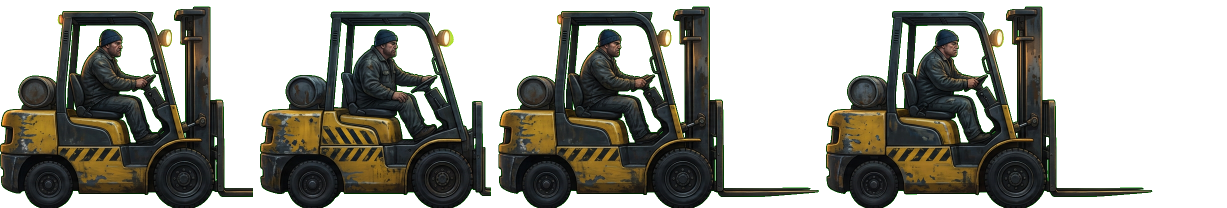
#> input picture code/props_5/l5p_forklift.png, 2454 x 416 px (shown at 1/2 size); its folder holds 4 pictures in this run
$ python seg.py
#> lines starting #> are read from the running program, lines starting #| are printed output that depends on the picture; after the words box and inside, x2 and y2 are one past the last pixel; in counts of white or black regions, pixels touching at a corner belong together
# connected components on the keyed generations -> list bboxes
import numpy as np
from PIL import Image
from scipy import ndimage
for n in ['forklift','props','shutter']:
    a=np.array(Image.open(f'l5p_{n}.png'))
#> a is the input picture: shape (416, 2454, 4); mean R, G, B, A 26.5, 25.9, 19, 125.3
    m=a[...,3]>40
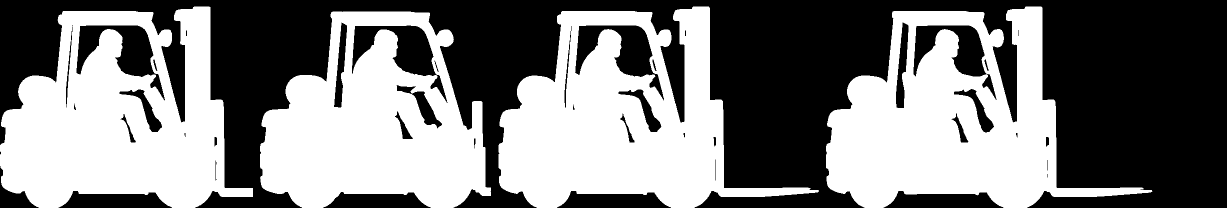
#> m: shape (416, 2454) bool (shown at 1/2 size); 49.1% white; 4 white regions, box (x1, y1, x2, y2) and area: (1652, 13, 2305, 416) 130129, (997, 13, 1638, 416) 129119, (0, 13, 506, 416) 126693, (520, 23, 982, 416) 115682
    lab,k=ndimage.label(ndimage.binary_dilation(m,iterations=3))
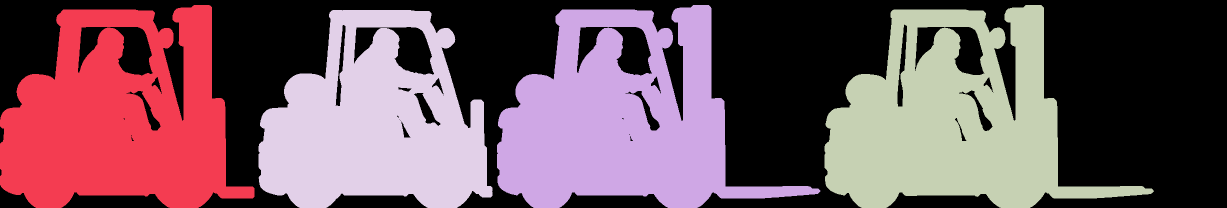
#> lab: shape (416, 2454) int32 (shown at 1/2 size); 5 distinct labels, from 0 to 4; one colour per label, 0 black
#> k = 4
    objs=ndimage.find_objects(lab)
#> objs = 4 items
    out=[]
    for i,s in enumerate(objs):
        area=(lab[s]==i+1).sum()
        if area<800: continue
        out.append((s[1].start,s[0].start,s[1].stop-s[1].start,s[0].stop-s[0].start,int(area)))
#> this loop made 4 passes
#> area on passes 1 to 4: 136627, 139956, 141668, 124884
#> after the loop, out = [(0, 10, 509, 406, 136627), (994, 10, 647, 406, 139956), (1649, 10, 659, 406, 141668), (517, 20, 468, 396, 124884)]
    print(n,sorted(out))
#| forklift [(0, 10, 509, 406, 136627), (517, 20, 468, 396, 124884), (994, 10, 647, 406, 139956), (1649, 10, 659, 406, 141668)]
#> pass 2 of the loop `for n in ['forklift','props','shutter']:`:
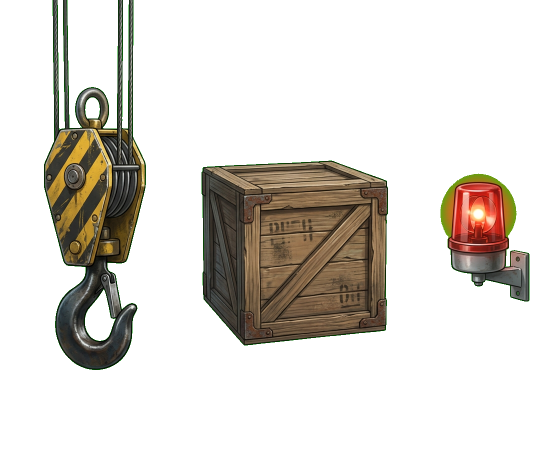
#> input picture code/props_5/l5p_props.png, 1114 x 944 px (shown at 1/2 size)
#> a is the input picture: shape (944, 1114, 4); mean R, G, B, A 22.9, 19.1, 13.5, 57
#> `m=a[...,3]>40`:
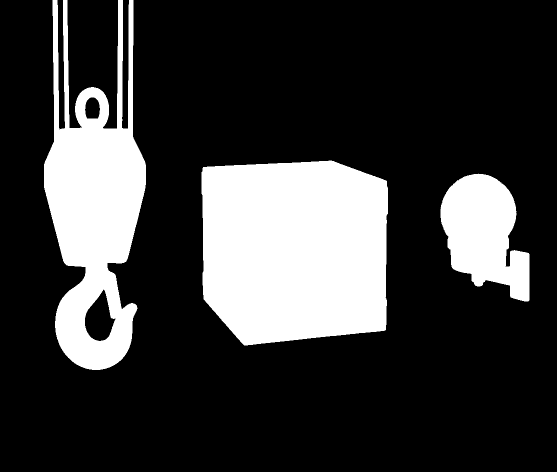
#> m: shape (944, 1114) bool (shown at 1/2 size); 22.3% white; 3 white regions, box (x1, y1, x2, y2) and area: (403, 321, 776, 691) 124081, (88, 0, 292, 740) 81292, (881, 347, 1059, 603) 29612
#> `lab,k=ndimage.label(ndimage.binary_dilation(m,iterations=3))`:
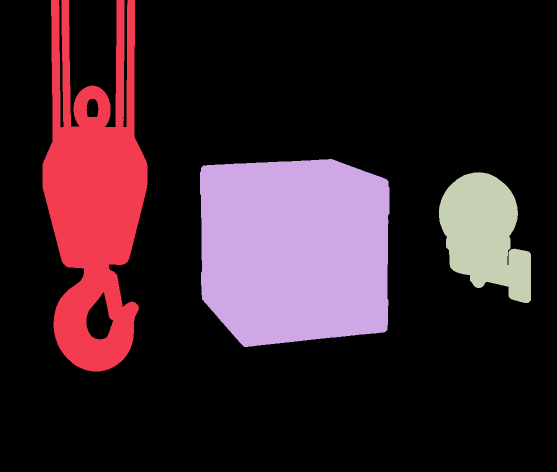
#> lab: shape (944, 1114) int32 (shown at 1/2 size); 4 distinct labels, from 0 to 3; one colour per label, 0 black
#> k = 3
#> objs = 3 items
#> the loop `for i,s in enumerate(objs):` made 3 passes
#> area on passes 1 to 3: 92603, 128014, 32023
#> after the loop `for i,s in enumerate(objs):`: out = [(85, 0, 210, 743, 92603), (400, 318, 379, 376, 128014), (878, 344, 184, 262, 32023)]
#| props [(85, 0, 210, 743, 92603), (400, 318, 379, 376, 128014), (878, 344, 184, 262, 32023)]
#> (the run stopped early here; a loop or call above may not have finished)
